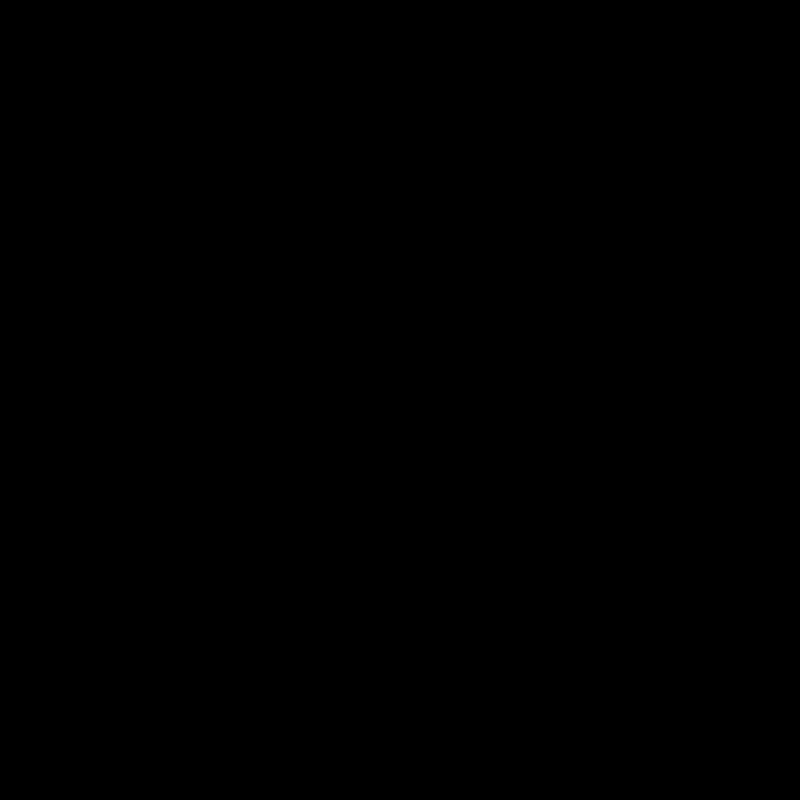
Frame 1 (no input)
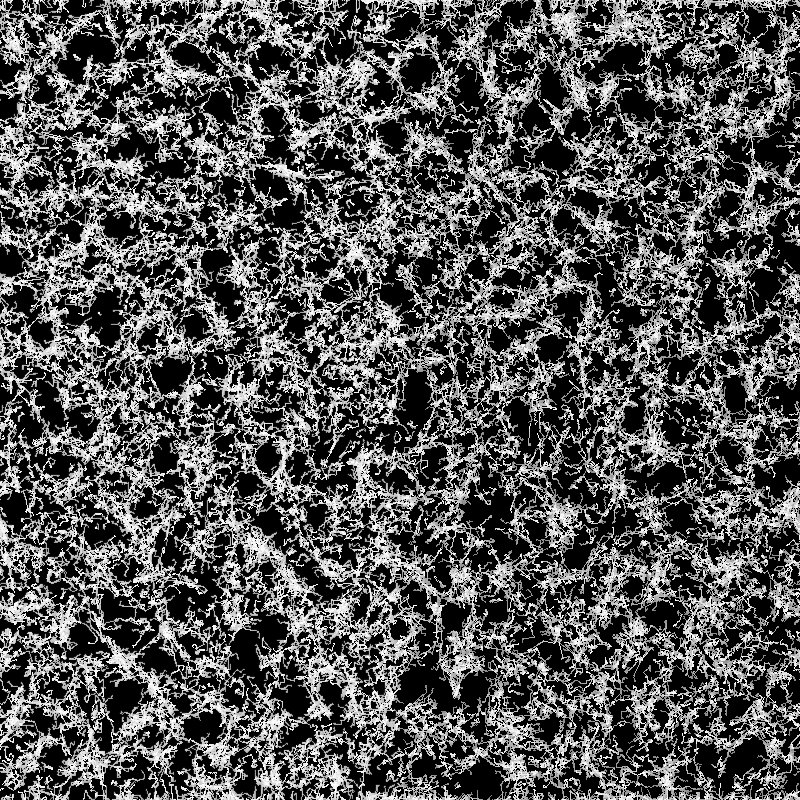
Frame 60 (no input)
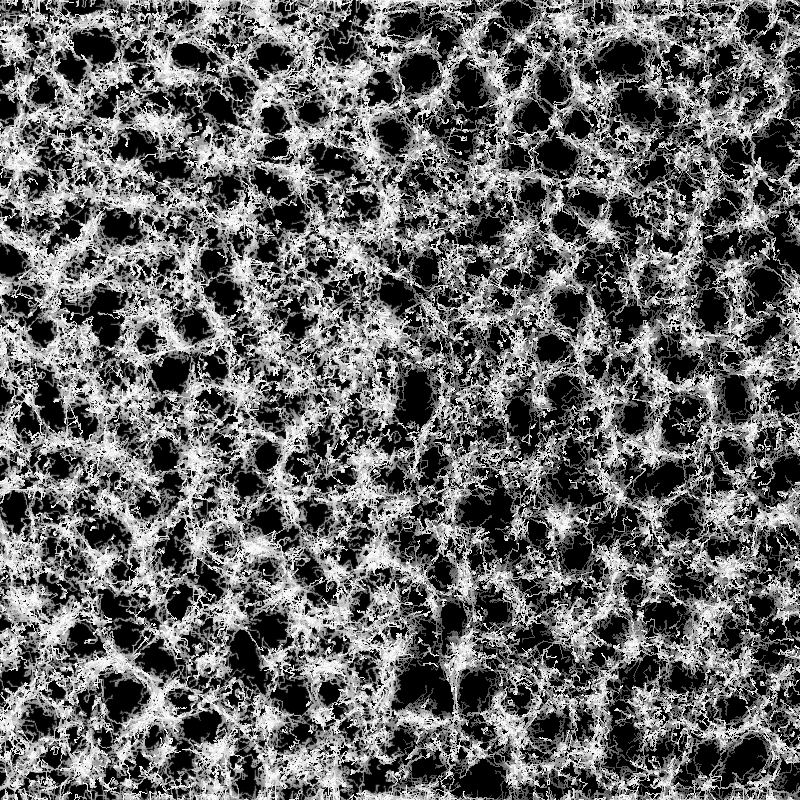
Frame 120 (the mouse pressed at the canvas centre since frame 60)

The p5.js sketch that drew these frames (run headless with seeded random() and noise() and a simulated clock; from frame 60 on, the mouse is pressed at the canvas centre):

// p5.js sketch
// ── sketch.js
const X = 800
const Y = 800
let DIFF = 0.01
const DIFF_THRESH = 1e-4 //alles da drunter wird nicht mehr diffundiert
let SCALE = 0.001
const SCALE_THRESH = 1e-6 //alles da drunter wird auf 0 gesetzt
const N_AGENTS = 10000
const AGENT_SIZE = 5
let AGENT_SPEED = 1e-3
let AGENT_TURNANGLE = 3.1415/2 //halbe Spannweite
let SEARCH_DIST = 2e-2
let SEARCH_ANGLE = 3.1415/8 //halbe Spanweite
let VEL_RANDOM_CHANCE = 0.01
let VEL_RANDOM_MAXPOWER = 3.1415/3
let DEBUG = false

let searchVecs

let img

function setScale(value) {
  const p = lerp(6, 1, value/100.0)
  SCALE = Math.pow(10, -p)
  console.log({value, p, SCALE})
}

function setAgentTurnangle(value) {
  const d = lerp(16, 1, value/100.0)
  AGENT_TURNANGLE = PI/d
  console.log({value, d, AGENT_TURNANGLE})
}

function setSearchAngle(value) {
  const d = lerp(16, 1, value/100.0)
  SEARCH_ANGLE = PI/d
  console.log({value, d, SEARCH_ANGLE})
}

function setVelRandomChance(value) {
  const p = lerp(3, 0.9, value/100.0)
  VEL_RANDOM_CHANCE = Math.pow(10, -p)
  console.log({value, p, VEL_RANDOM_CHANCE})
}


class UnitVector {
  constructor(v) {
    this.v = v
  }
  copy() {
    return new UnitVector(this.v)
  }
  addP5Vec(other) {
    //assume ||other||_inf < 1
    this.v.add(other.x, other.y)
    this.wrap()
  }
  static wrap1(x) { return (x + 1.0) % 1.0 }
  wrap() {
    this.v.x = UnitVector.wrap1(this.v.x)
    this.v.y = UnitVector.wrap1(this.v.y)
  }
}

class Grid {
  constructor(nx, ny) {
    this.nx = nx
    this.ny = ny
    this.ncells = nx * ny
    this.cells = new Array(this.ncells)
    this.neighbours = new Array(this.ncells)
    for (let i = 0; i < this.ncells; ++i) {
      const ci = this.getCellCoordsByIndex(i)
      let localNeighbours = []
      for (let [u,v] of [[1,0], [0,1], [-1,0], [0,-1]]) {
        let nci = {ix: ci.ix + u, iy: ci.iy + v}
        let wnci = this.warpCellCoords(nci)
        let ni = this.getIndexByCellCoords(wnci)
        localNeighbours.push(ni)
      }
      this.neighbours[i] = localNeighbours
    }
    
  }
  initAll(v) {
    for (let i = 0; i < this.ncells; ++i) {
      this.cells[i] = v
    }
  }
  scaleAll(v) {
    for (let i = 0; i < this.ncells; ++i) {
      const val = this.cells[i];
      if (val > SCALE_THRESH) {
        this.cells[i] *= v
      }
    }
  }
  diffuse(v) {
    const oldCells = this.cells.slice(0)
    for (let i = 0; i < this.ncells; ++i) {
      const val = oldCells[i]
      if (val < DIFF_THRESH) continue
      const inc = val/4*v
      const neighbours = this.neighbours[i]
      for (let j = 0; j < 4; ++j) {
        this.cells[neighbours[j]] += inc
      }
      // for (let ni of this.neighbours[i]) {
      //   this.cells[ni] += inc
      // }
      this.cells[i] = (1-v)*val
    }
  }
  getCellCoordsByIndex(i) { return {ix: i % this.nx, iy: i / this.ny} }
  warpCellCoords(ci) { return {ix: Math.round((ci.ix + this.nx) % this.nx), iy: Math.round((ci.iy + this.ny) % this.ny) }}
  getIndexByCellCoords(ci) { return ci.ix + ci.iy * this.nx}
  getByCellIndex(i) { return this.cells[i] }
  getByCellCoords(ix, iy) { return this.cells[ix + iy * this.nx] }
  getCellCordsByUnitCoords(uv) {
    //assume uv: UnitVector, so 0<=x,y<1
    const x = uv.v.x
    const y = uv.v.y
    const ix = Math.floor(x * this.nx)
    const iy = Math.floor(y * this.ny)
    return {ix, iy}
  }
  getCellIndexByUnitCoords(uv) {
    return Math.floor(uv.v.x * this.nx) + Math.floor(uv.v.y * this.ny) * this.nx
  }
  setCellByUnitCoords(uv, value) {
    const cellIndex = this.getCellIndexByUnitCoords(uv)
    this.cells[cellIndex] = value
  }
  getCellByUnitCoords(uv) {

  }
}

class Agent {
  constructor(pos, vel) {
    this.pos = pos
    this.vel = vel
  }

  move() {
    const uv = new UnitVector(this.pos)
    uv.addP5Vec(this.vel)
    this.pos = uv.v
  }

  draw(grid) {
    if (DEBUG) circle(this.pos.x * X, this.pos.y * Y, AGENT_SIZE)
    grid.setCellByUnitCoords(new UnitVector(this.pos), 1)
  }

  updateVel(pixels, d) {
    const ix = int(this.pos.x * X)
    const iy = int(this.pos.y * Y)
    const index = createVector(ix, iy)
    const pixel_index = (x, y) => x * d + 4 * y * d * X
    let neighbours = []

    //bisle randomness introducen
    shuffleArray(scanVecs)

    for (const scanVec of scanVecs) {
      const winkel = scanVec.dot(this.vel)
      if (winkel < 0) continue

      let neighbour = p5.Vector.add(index, scanVec)
      if (neighbour.x < 0) neighbour.x = X - 1
      if (neighbour.x >= X) neighbour.x = 0
      if (neighbour.y < 0) neighbour.y = Y - 1
      if (neighbour.y >= Y) neighbour.y = 0
      neighbours.push(neighbour)
    }

    if (neighbours.length == 0) {
      return
    }

    let maxValue = -1
    let maxIndex
    for (let i = 0; i < neighbours.length; ++i) {
      const neighbour = neighbours[i]
      const pi = pixel_index(neighbour.x, neighbour.y)
      const val = pixels[pi]
      if (val > maxValue) {
        maxValue = val
        maxIndex = i
      }
    }
    const maxDir = scanVecs[maxIndex]

    this.vel.lerp(maxDir, VEL_KAPPA)
    this.vel.setMag(AGENT_SPEED)
  }

  updateVelByGrid(grid) {
    if (random() < VEL_RANDOM_CHANCE) {
      const maxpower = random(VEL_RANDOM_MAXPOWER)
      this.vel.rotate(random(-maxpower,maxpower))
      return
    }

    const dir0 = this.vel.copy().setMag(SEARCH_DIST)
    const dirs = [
      dir0,
      dir0.copy().rotate(SEARCH_ANGLE),
      dir0.copy().rotate(-SEARCH_ANGLE),
    ]
    let maxIndex = 0
    let maxVal = -1
    for (let i = 0; i < dirs.length; ++i) {
      const dir = dirs[i]
      const searchUnitVector = new UnitVector(dir.copy().add(this.pos))
      const ci = grid.getCellIndexByUnitCoords(searchUnitVector)
      const val = grid.getByCellIndex(ci)
      if (val >= maxVal) {
        maxVal = val
        maxIndex = i
      }
    }

    let desiredDeltaAngle = 0
    if (maxIndex == 1) {
      desiredDeltaAngle = AGENT_TURNANGLE
    } else if (maxIndex == 2) {
      desiredDeltaAngle = -AGENT_TURNANGLE
    }
    this.vel.rotate(desiredDeltaAngle)
  }

  updateVelByGrid_old(grid) {
    const angle = searchVecs[0].angleBetween(this.vel)
    const mySearchVecs = searchVecs.map(function(x) {
      const y = x.copy()
      y.rotate(angle)
      return y
    })
    let maxVal = -1
    let desiredDir = this.vel
    for (const sv of mySearchVecs) {
      const svc = sv.copy()
      const usv = new UnitVector(svc)
      usv.addP5Vec(this.pos)
      //svc.add(this.pos)
      if (DEBUG) {
        const p = grid.getCellCordsByUnitCoords(new UnitVector(svc))
        circle(p.ix, p.iy, 1)
      }
      const ci = grid.getCellIndexByUnitCoords(new UnitVector(svc))
      const val = grid.getByCellIndex(ci)
      if (val > maxVal) {
        maxVal = val
        desiredDir = sv
      }
    }
    if (random() < VEL_RANDOM_CHANCE) {
      const maxpower = random(VEL_RANDOM_MAXPOWER)
      desiredDir.rotate(random(-maxpower,maxpower))
    }
    this.vel.lerp(desiredDir, VEL_KAPPA)
    this.vel.setMag(AGENT_SPEED)
  }
}

let agents
let grid

function setup() {
  createCanvas(X, Y)
  grid = new Grid(X, Y)
  img = createImage(X, Y)
  grid.initAll(0)
  agents = new Array(N_AGENTS)
  for (let i = 0; i < N_AGENTS; ++i) {
    let vel = createVector(AGENT_SPEED, 0)
    vel.rotate(random(TWO_PI))
    agents[i] = new Agent(createVector(random(), random()), vel)
  }
  background(0)
  noStroke()
}

function draw() {
  grid.diffuse(DIFF)
  grid.scaleAll(1-SCALE)

  img.loadPixels()
  let pixels = img.pixels
  for (let i = 0; i < grid.ncells; ++i) {
    const val = Math.floor(grid.cells[i] * 255)
    const [r, g, b, a] = [val, val, val, 255]
    const pi = i*4
    pixels[pi + 0] = r
    pixels[pi + 1] = g
    pixels[pi + 2] = b
    pixels[pi + 3] = a
  }
  img.updatePixels()

  image(img, 0, 0)

  color(255, 0, 0, 100)
  //loadPixels()
  //const d = pixelDensity()
  for (const agent of agents) {
    //agent.updateVel(pixels, d)
    agent.updateVelByGrid(grid)
  }
  //updatePixels()

  color(255, 100)
  for (const agent of agents) {
    agent.move()
    agent.draw(grid)
  }

}
